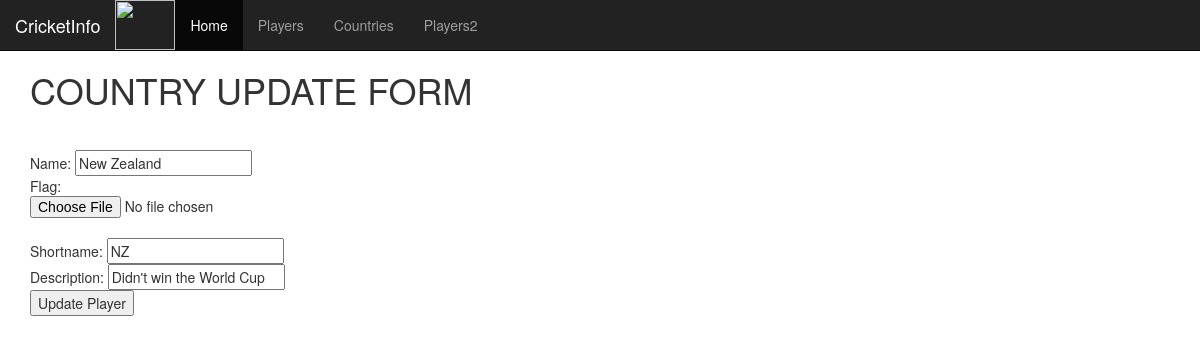
The app's page /update_country/3 with its own data.
### info/models.py (models this page shows, shortened)
class Country(models.Model):
    name = models.CharField(max_length=250, unique=True)
    flag = models.ImageField(blank=True, null=True)
    shortname = models.CharField(max_length=250, unique=True)
    description = models.TextField(max_length=250, default="about your country")

### info/views.py (the view, shortened to what this page needs)
# urls.py: re_path("update_country/(?P<pk>[0-9]+)", update_country_view),
def update_country_view(request,pk):
    country = Country.objects.filter(id=pk)
    country = country[0]
    msg = ""
    return render(request,'info/update_country.html', {"data":country})

### info/templates/info/update_country.html (shortened to what this page needs)
{% extends 'info/home.html' %}
{% block container %}
    <h1> COUNTRY UPDATE FORM </h1><br>
    <form method="post">
        Name:  <input type="text" name="name" value="{{data.name}}"><br>
        Flag:  <input type="file" name="flag"><br>
        Shortname: <input type="text" name="shortname" value="{{data.shortname}}"><br>
        Description: <input type="textarea" name="description" value="{{data.description}}"><br>
        <input type="submit" name="" value="Update Player">
    </form>
{% endblock %}

### records on screen
Country: name "New Zealand", shortname "NZ", description "Didn't win the World Cup"
